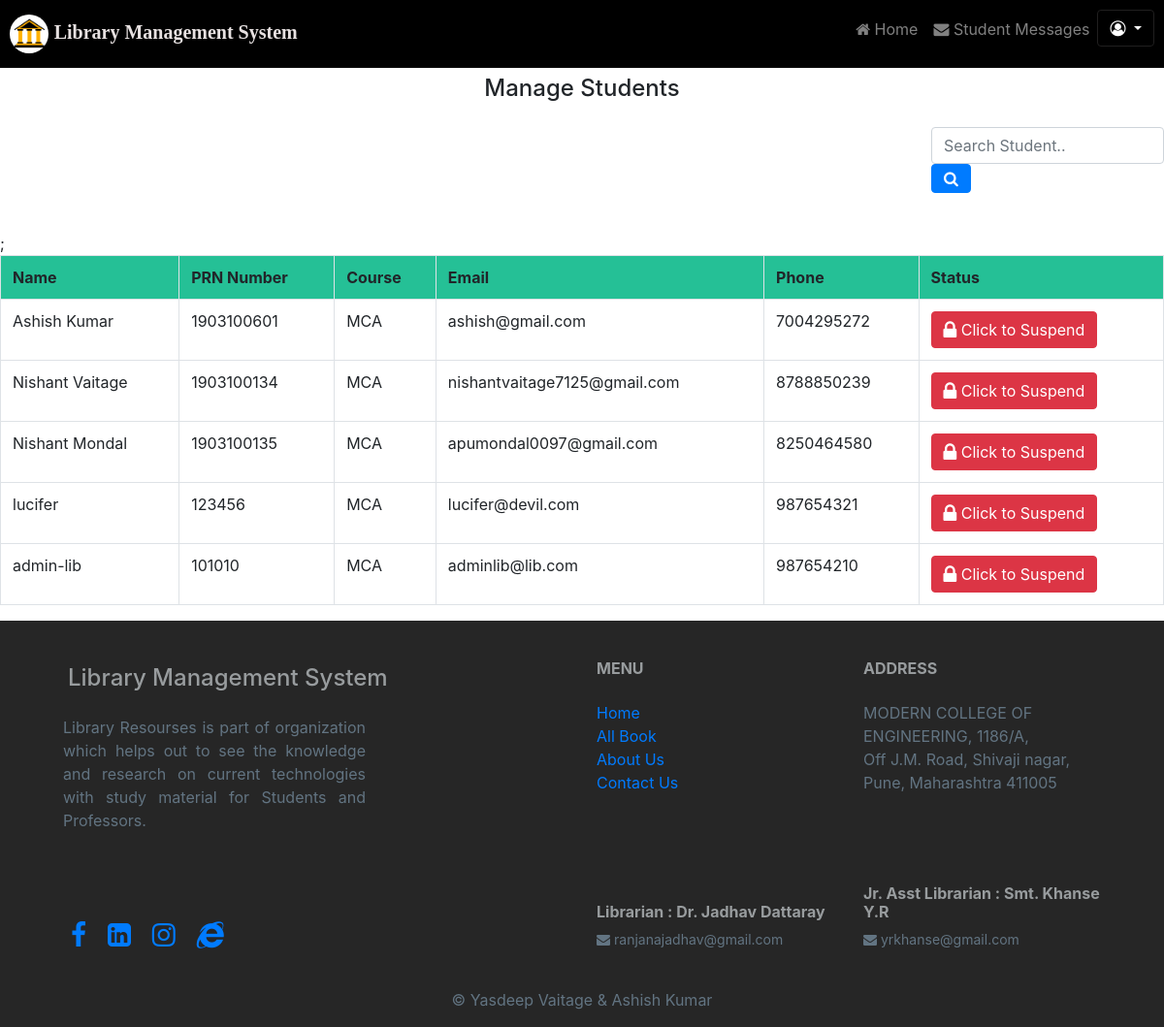
/admin/manage.php, run on the app's committed database.
### tables this page shows
CREATE TABLE `signup` (
  `id` int(11) NOT NULL,
  `name` varchar(200) NOT NULL,
  `prnno` int(100) NOT NULL,
  `course` varchar(100) NOT NULL,
  `email` varchar(200) NOT NULL,
  `phone` varchar(200) NOT NULL,
  `pass` varchar(200) NOT NULL,
  `role` varchar(255) NOT NULL,
  `status` varchar(255) NOT NULL,
  `updated` timestamp NOT NULL DEFAULT current_timestamp() ON UPDATE current_timestamp()
);

### admin/manage.php (the view, shortened to what this page needs)
<head>
</head>
<?php include './header.php';
include("config.php"); ?>
<h4 class="text mt-55" style="padding-top:20px">Manage Students</h4>
<form method="POST">
    <div class="input-group srch float-right">
        <div class="form-outline">
            <input type="search" id="form1" class="form-control" name="search" placeholder="Search Student.." />
        </div>
        <button type="submit" name="submit" class="btn btn-primary">
            <i class="fa fa-search"></i>
        </button>
    </div>
</form>
<?php
if (isset($_POST['submit'])) {
    $query = mysqli_query($con, "SELECT * from `signup` where `name` like '%$_POST[search]%' ");
    if (mysqli_num_rows($query) == 0) {
        echo "Sorry! No student found, try searching again.";
    } else {
        echo "
        <table class='table table-bordered table-hover' >;
        <tr style='background-color: #25C096;'>
        <th>Name</th>
        <th>PRN Number</th>
        <th>Course</th>
        <th>Email</th>
        <th>Phone</th>
        <th>Status</th>
        </tr>";
        while ($row = mysqli_fetch_assoc($query)) {
            if ($row['status'] == "active") {
                echo "<tr>
            <td>" . $row['name'] . "</td>
            <td>" . $row['prnno'] . "</td>
            <td>" . $row['course'] . "</td>
            <td>" . $row['email'] . "</td>
            <td>" . $row['phone'] . "</td>
            <td><a href = 'manage.php?type=suspendUser&id=" . $row['id'] . "&user=suspend'><button class='btn btn-danger'><i class='fa fa-lock fa-lg'></i> Click to Suspend </button></a></td>
        </tr>";
            } else {
                echo "<tr>
                <td>" . $row['name'] . "</td>
                <td>" . $row['prnno'] . "</td>
                <td>" . $row['course'] . "</td>
                <td>" . $row['email'] . "</td>
                <td>" . $row['phone'] . "</td>
            <td><a href = 'manage.php?type=suspendUser&id=" . $row['id'] . "'><button class='btn btn-success'><i class='fa fa-check fa-lg'></i> Click to Active </button></a></td>
        </tr>";
            }
        }
        echo "</table>";
    }
} else {
    $query = mysqli_query($con, "SELECT * FROM `signup`;");
    echo "
    <table class='table table-bordered table-hover' >;
    <tr style='background-color: #25C096;'>
    <th>Name</th>
    <th>PRN Number</th>
    <th>Course</th>
    <th>Email</th>
    <th>Phone</th>
    <th>Status</th>
    </tr>";
    while ($row = mysqli_fetch_assoc($query)) {
        if ($row['status'] == "active") {
            echo "<tr>
        <td>" . $row['name'] . "</td>
        <td>" . $row['prnno'] . "</td>
        <td>" . $row['course'] . "</td>
        <td>" . $row['email'] . "</td>
        <td>" . $row['phone'] . "</td>
        <td><a href = 'manage.php?type=suspendUser&id=" . $row['id'] . "&user=suspend'><button class='btn btn-danger'><i class='fa fa-lock fa-lg'></i> Click to Suspend </button></a></td>
    </tr>";
        }
    }
    echo "</table>";
}
include("footer.php"); ?>

### admin/header.php (shortened to what this page needs)
<!DOCTYPE html>
<html lang="en">
<head>
    <link rel="stylesheet" href="../assets/bootstrap/css/bootstrap.min.css">
    <link rel="stylesheet" href="../assets/css/style.css">
    <link rel="stylesheet" href="../assets/font-awesome-4.7.0/css/font-awesome.min.css">
    <link rel="stylesheet" href="../assets/bootstrap-social/bootstrap-social.css">
    <link rel="stylesheet" href="assets/js/style.js">
</head>
<body>
    <div>
        <nav class="navbar-expand-lg navbar-dark header fixed-top">
            <div class="navContent">
                <a class="navbar-brand" href="#"><img src="../assets/img/logo.png" class="rounded-circle" alt="Logo" title="This is logo" width="40" height="40"> <b class="title">Library Management System</b> </a>
                <ul class="navbar-nav ml-auto">
                    <li><a class="nav-link" href="index.php">
                            <i class="fa fa-home" aria-hidden="true"></i> Home</a>
                    <li><a class="nav-link" href="student_message.php">
                            <i class="fa fa-envelope" aria-hidden="true"></i> Student Messages</a>
                    </li>
                    <li>
                        <div class="btn-group">
                            <button type="button" class="btn header-button  dropdown-toggle" data-toggle="dropdown" aria-haspopup="true" aria-expanded="false"><i class="fa fa-user-circle-o" aria-hidden="true"></i>
                            </button>
                        </div>
                    </li>
                </ul>
            </div>
        </nav>
    </div>
</body>
</html>

### admin/footer.php
<div class="container-fluid  mt-0 justify-content-center text-light ">
    <footer>
        <div class="row my-3 justify-content-center py-4">
            <div class="col-11">
                <div class="row ">
                    <div class="col-xl-6 col-md-4 col-sm-4 col-12 my-auto mx-auto a">
                        <h4 class="text-muted mb-md-0 mb-5 bold-text">Library Management System</h3>
                            <p class="company-info">Library Resourses is part of organization which helps out
                                to see the knowledge and research on current technologies with study material for
                                Students and Professors.</P>
                    </div>
                    <div class="col-xl-3 col-md-4 col-sm-4 col-12">
                        <h6 class="mb-3 mb-lg-4 bold-text "><b>MENU</b></h6>
                        <ul class="list-unstyled">
                            <a href="main.php">
                                <li>Home</li>
                            </a>
                            <a href="books.php">
                                <li>All Book</li>
                            </a>
                            <a href="aboutus.php">
                                <li>About Us</li>
                            </a>
                            <a href="contactus.php">
                                <li>Contact Us</li>
                            </a>
                        </ul>
                    </div>
                    <div class="col-xl-3 col-md-3 col-sm-3 col-12">
                        <h6 class="mb-3 mb-lg-4 text-muted bold-text mt-sm-0 mt-5"><b>ADDRESS</b></h6>
                        <p class="mb-1">MODERN COLLEGE OF ENGINEERING,
                        1186/A, <br> Off J.M. Road, Shivaji nagar, Pune, Maharashtra 411005</p>
                    </div>
                </div>
                <div class="row">
                    <div class="col-xl-6 col-md-4 col-sm-4 col-auto my-md-0 mt-2 order-sm-1 order-3 align-self-end">
                        <p class="social text-muted mb-0 pb-0 bold-text">
                            <span class="mx-2">
                                <a href="https://www.facebook.com/OfficialIMED/?rf=2054960734750328"
                                    class="fa fa-facebook fa-lg" aria-hidden="true"></a>
                            </span>
                            <span class="mx-2">
                                <a href="https://www.linkedin.com/school/institute-of-management-and-entrepreneurship-development-bvdu-pune/about/"
                                    class="fa fa-linkedin-square fa-lg" aria-hidden="true"></a>
                            </span>
                            <span class="mx-2">
                                <a href="https://www.instagram.com/imed_official/?hl=en" class="fa fa-instagram fa-lg"
                                    aria-hidden="true"></a>
                            </span>
                            <span class="mx-2">
                                <a href="https://imed.bharatividyapeeth.edu/" class="fa fa-internet-explorer fa-lg"
                                    aria-hidden="true"></a>
                            </span>
                        </p>
                    </div>
                    <div class="col-xl-3 col-md-3 col-sm-3 col-auto order-1 align-self-end ">
                        <h6 class="mt-55 mt-2 text-muted bold-text"><b>Librarian : Dr. Jadhav Dattaray</b></h6><small> <span><i
                                    class="fa fa-envelope" aria-hidden="true"></i></span>
                            ranjanajadhav@gmail.com</small>
                    </div>
                    <div class="col-xl-3 col-md-3 col-sm-3 col-auto order-2 align-self-end mt-2 ">
                        <h6 class="text-muted bold-text"><b>Jr. Asst Librarian : Smt. Khanse Y.R</b></h6><small> <span><i
                                    class="fa fa-envelope" aria-hidden="true"></i></span>
                            yrkhanse@gmail.com</small>
                    </div>
                </div>
            </div>
        </div>
        <div class="col-xl-12 col-md-12 col-sm-12 col-12">
            <p class="copyright-text">© Yasdeep Vaitage & Ashish Kumar</p>
        </div>
    </footer>
</div>

### assets/css/style.css (style rules this page uses)
.header { margin: 0%; }
.title { font-family: "Times New Roman", Times, serif; color: rgb(231, 225, 225); font-size: 20px; }
nav div { background-color: rgb(0, 0, 0); width: 100%; }
.navContent { padding: 10px; }
nav ul { float: right; clear: both; }
.header-button { background-color: rgba(0, 0, 0, 0.993); border: 1px solid rgb(32, 31, 31); color: #fff; transition: 0.5s all; -webkit-transition: 0.5s all; -moz-transition: 0.5s all; -o-transition: 0.5s all; -ms-transition: 0.5s all; text-decoration: none; }
.text { text-align: center; }
.container-fluid { overflow: hidden; margin-top: 250px; background: #262626; color: #627482 !important; margin-bottom: 0; padding-bottom: 0; }
.company-info { padding-top: 20px; width: 60%; text-align: justify; }
small { font-size: calc( 12px + (15 - 12) * ((100vw - 360px) / (1600 - 360)) ) !important; }
.bold-text { color: #989c9e !important; }
.mt-55 { margin-top: calc( 50px + (60 - 50) * ((100vw - 360px) / (1600 - 360)) ) !important; }
.social { font-size: 21px !important; }
.copyright-text { text-align: center; }
.srch { width: 20%; margin-top: 20px; padding-bottom: 40px; }
h4 { margin: 0; padding: 5px; }
button { display: inline-block; padding: 12px 24px; background: rgb(0, 102, 255); font-weight: bold; color: rgb(255, 255, 255); border: none; outline: none; border-radius: 3px; cursor: pointer; transition: ease 0.3s; }

### data on the page
signup: name "Ashish Kumar", prnno "1903100601", course "MCA", email "ashish@gmail.com", phone "7004295272"
signup: name "Nishant Vaitage", prnno "1903100134", course "MCA", email "nishantvaitage7125@gmail.com", phone "8788850239"
signup: name "Nishant Mondal", prnno "1903100135", course "MCA", email "apumondal0097@gmail.com", phone "8250464580"
signup: name "lucifer", prnno "123456", course "MCA", email "lucifer@devil.com", phone "987654321"
signup: name "admin-lib", prnno "101010", course "MCA", email "adminlib@lib.com", phone "987654210"
